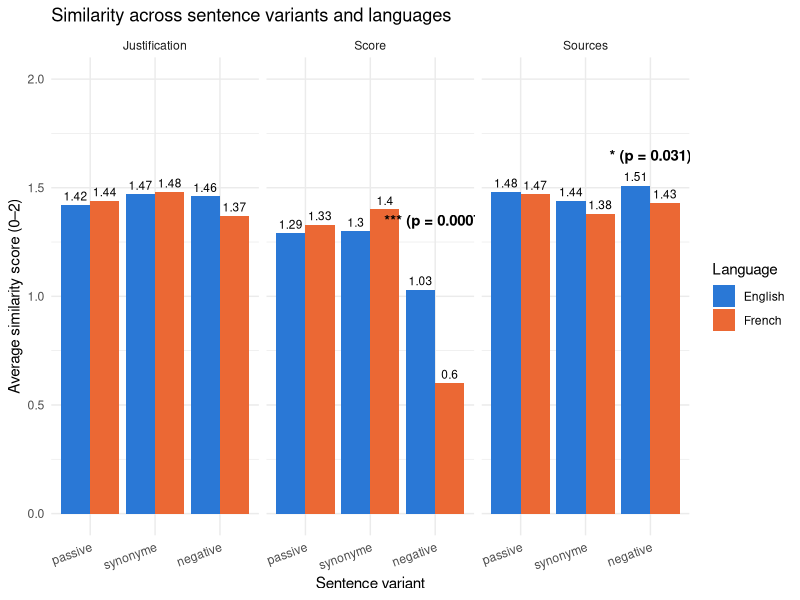
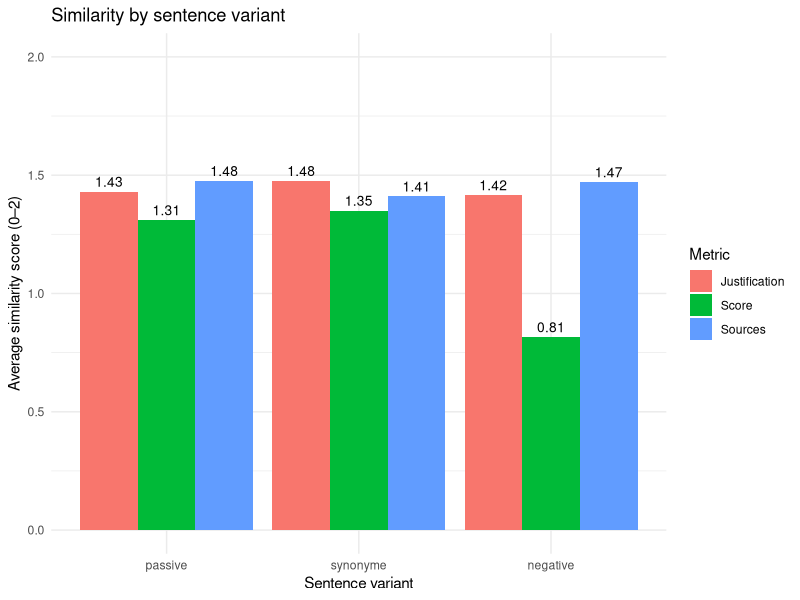
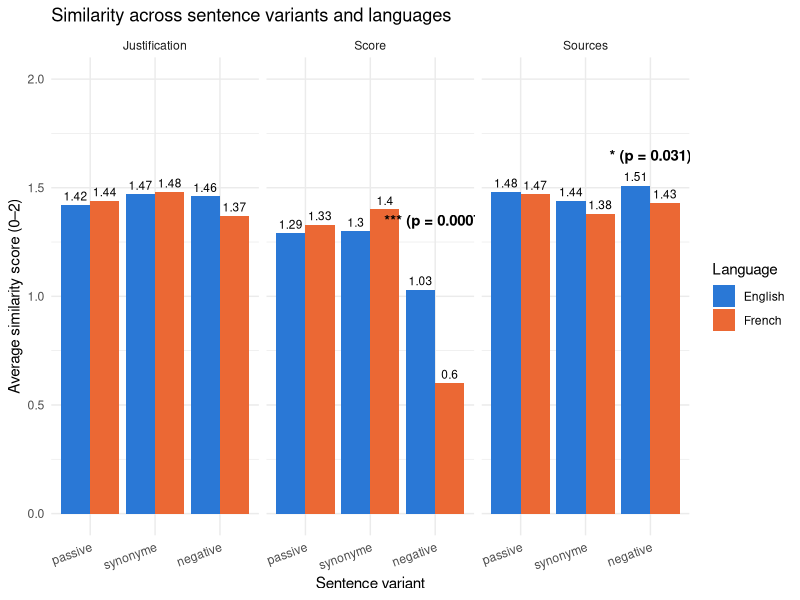
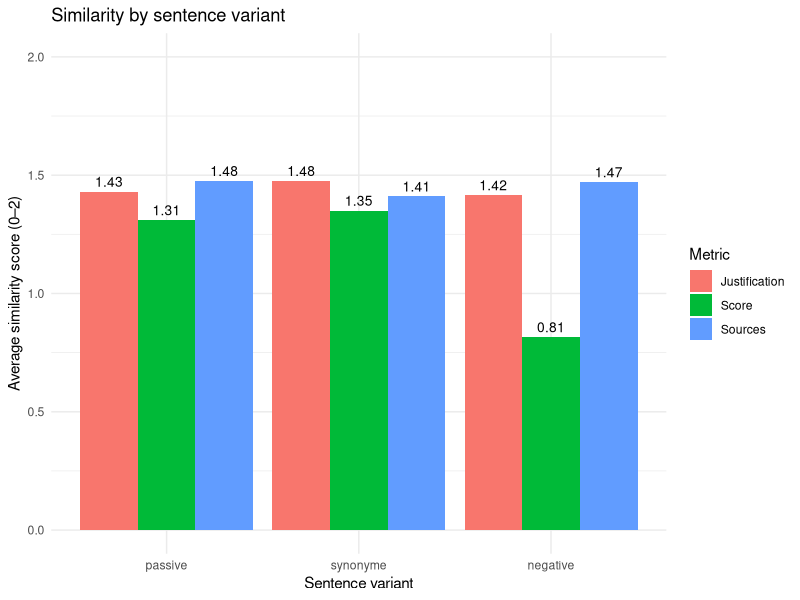

Write the R code that produced these figures, in order.
# ============================================================
# Experiment 3
# Robustness to sentence reformulation
# ============================================================

library(tidyverse)


# ============================================================
# 0. IMPORT AND CLEAN DATA
# ============================================================

df <- read_csv(
  "3. Wording_sensitivity/data/tidy_exp3.csv",
  skip = 2,
  col_names = c(
    "id",
    "variant",
    "lg",
    "ground_truth",
    "score",
    "sources_count",
    "justification_similarity",
    "score_similarity",
    "sources_similarity",
    "overall_consistency"
  )
)

df_clean <- df %>%
  filter(
    variant %in% c(
      "original",
      "passive",
      "synonyme",
      "negative"
    )
  ) %>%
  mutate(
    variant = factor(
      variant,
      levels = c(
        "original",
        "passive",
        "synonyme",
        "negative"
      )
    ),
    lg = factor(
      lg,
      levels = c("english", "french")
    )
  )


# ------------------------------------------------------------
# Long-format dataset for similarity measures
# ------------------------------------------------------------

df_long <- df_clean %>%
  filter(variant != "original") %>%
  pivot_longer(
    cols = c(
      justification_similarity,
      score_similarity,
      sources_similarity
    ),
    names_to = "metric",
    values_to = "value",
    values_drop_na = TRUE
  ) %>%
  mutate(
    metric = factor(
      metric,
      levels = c(
        "justification_similarity",
        "score_similarity",
        "sources_similarity"
      ),
      labels = c(
        "Justification",
        "Score",
        "Sources"
      )
    ),
    variant = droplevels(variant)
  )


# ------------------------------------------------------------
# Basic checks
# ------------------------------------------------------------

nrow(df_clean)
nrow(df_long)

table(df_clean$variant, useNA = "ifany")
table(df_clean$lg, useNA = "ifany")


# ============================================================
# 1. OVERALL SIMILARITY BY REFORMULATION TYPE
# ============================================================

similarity_summary <- df_long %>%
  group_by(variant, metric) %>%
  summarise(
    mean_value = mean(value, na.rm = TRUE),
    n = n(),
    .groups = "drop"
  )

similarity_summary


# ------------------------------------------------------------
# Combined similarity score
# ------------------------------------------------------------


overall_similarity <- df_clean %>%
  filter(variant != "original") %>%
  filter(
    !is.na(justification_similarity),
    !is.na(score_similarity),
    !is.na(sources_similarity)
  ) %>%
  mutate(
    overall_similarity =
      justification_similarity +
      score_similarity +
      sources_similarity
  ) %>%
  group_by(variant) %>%
  summarise(
    mean_overall = mean(overall_similarity),
    n = n(),
    .groups = "drop"
  )

overall_similarity


# ============================================================
# 2. ENGLISH VS. FRENCH SIMILARITY
# ============================================================

language_similarity_summary <- df_long %>%
  group_by(variant, metric, lg) %>%
  summarise(
    mean_value = mean(value, na.rm = TRUE),
    n = n(),
    .groups = "drop"
  )

language_similarity_summary


# ------------------------------------------------------------
# Wilcoxon tests: English vs. French
# ------------------------------------------------------------

language_similarity_tests <- df_long %>%
  group_by(variant, metric) %>%
  summarise(
    p_value = wilcox.test(value ~ lg)$p.value,
    .groups = "drop"
  ) %>%
  mutate(
    significance = case_when(
      p_value < 0.001 ~ "***",
      p_value < 0.01  ~ "**",
      p_value < 0.05  ~ "*",
      p_value < 0.10  ~ "†",
      TRUE            ~ ""
    )
  )

language_similarity_tests


# ============================================================
# 3. FIGURE: SIMILARITY BY LANGUAGE
# ============================================================

plot_data_language <- df_long %>%
  group_by(variant, metric, lg) %>%
  summarise(
    mean_value = mean(value, na.rm = TRUE),
    .groups = "drop"
  )


# Significant differences observed for the negative variant

star_annotation <- data.frame(
  variant = factor(
    c("negative", "negative"),
    levels = c("passive", "synonyme", "negative")
  ),
  metric = factor(
    c("Score", "Sources"),
    levels = c("Justification", "Score", "Sources")
  ),
  y_pos = c(1.35, 1.65),
  label = c(
    "*** (p = 0.0007)",
    "* (p = 0.031)"
  )
)


similarity_language_plot <- ggplot(
  plot_data_language,
  aes(
    x = variant,
    y = mean_value,
    fill = lg
  )
) +
  geom_col(
    position = position_dodge(width = 0.9)
  ) +
  geom_text(
    aes(label = round(mean_value, 2)),
    position = position_dodge(width = 0.9),
    vjust = -0.5,
    size = 3
  ) +
  geom_text(
    data = star_annotation,
    aes(
      x = variant,
      y = y_pos,
      label = label
    ),
    inherit.aes = FALSE,
    size = 3.8,
    fontface = "bold"
  ) +
  facet_wrap(~ metric) +
  scale_fill_manual(
    values = c(
      "english" = "#2a78d6",
      "french" = "#eb6834"
    ),
    labels = c(
      "english" = "English",
      "french" = "French"
    )
  ) +
  scale_y_continuous(
    limits = c(0, 2),
    breaks = seq(0, 2, 0.5)
  ) +
  labs(
    x = "Sentence variant",
    y = "Average similarity score (0–2)",
    fill = "Language",
    title = "Similarity across sentence variants and languages"
  ) +
  theme_minimal() +
  theme(
    axis.text.x = element_text(
      angle = 20,
      hjust = 1
    )
  )

similarity_language_plot


ggsave(
  "3. Wording_sensitivity/figures/similarity_by_language.png",
  plot = similarity_language_plot,
  width = 10,
  height = 5,
  dpi = 300
)


# ============================================================
# 4. COMPARISON ACROSS REFORMULATION TYPES
# ============================================================

# ------------------------------------------------------------
# Kruskal-Wallis tests
# ------------------------------------------------------------
# Tests whether similarity differs across passive, synonym,
# and negative reformulations for each metric.

kruskal_results <- df_long %>%
  group_by(metric) %>%
  summarise(
    p_value = kruskal.test(value ~ variant)$p.value,
    .groups = "drop"
  )

kruskal_results


# ------------------------------------------------------------
# Pairwise Wilcoxon tests
# ------------------------------------------------------------

pairwise_results <- df_long %>%
  group_by(metric) %>%
  group_modify(
    ~ {
      test <- pairwise.wilcox.test(
        x = .x$value,
        g = .x$variant,
        p.adjust.method = "holm"
      )

      as.data.frame(as.table(test$p.value)) %>%
        filter(!is.na(Freq)) %>%
        rename(
          variant_1 = Var1,
          variant_2 = Var2,
          p_value = Freq
        )
    }
  ) %>%
  ungroup() %>%
  mutate(
    significance = case_when(
      p_value < 0.001 ~ "***",
      p_value < 0.01  ~ "**",
      p_value < 0.05  ~ "*",
      p_value < 0.10  ~ "†",
      TRUE            ~ ""
    )
  )

pairwise_results


# ============================================================
# 5. FIGURE: MEAN SIMILARITY BY REFORMULATION TYPE
# ============================================================

plot_data_overall <- df_long %>%
  group_by(variant, metric) %>%
  summarise(
    mean_value = mean(value, na.rm = TRUE),
    .groups = "drop"
  )


similarity_variant_plot <- ggplot(
  plot_data_overall,
  aes(
    x = variant,
    y = mean_value,
    fill = metric
  )
) +
  geom_col(
    position = position_dodge(width = 0.9)
  ) +
  geom_text(
    aes(label = round(mean_value, 2)),
    position = position_dodge(width = 0.9),
    vjust = -0.5,
    size = 3.5
  ) +
  scale_y_continuous(
    limits = c(0, 2),
    breaks = seq(0, 2, 0.5)
  ) +
  labs(
    x = "Sentence variant",
    y = "Average similarity score (0–2)",
    fill = "Metric",
    title = "Similarity by sentence variant"
  ) +
  theme_minimal()

similarity_variant_plot


ggsave(
  "3. Wording_sensitivity/figures/similarity_by_variant.png",
  plot = similarity_variant_plot,
  width = 7,
  height = 5,
  dpi = 300
)


# ============================================================
# 6. OVERALL ROBUSTNESS SCORE
# ============================================================
# There are three reformulated versions:
# passive, synonym, and negative.
#
# Each reformulation has three similarity measures scored 0–2.
# Maximum total:
#
# 3 reformulations × 3 measures × 2 points = 18 points
#
# The following calculates one total score out of 18 for each
# claim and language.

totals_18 <- df_clean %>%
  filter(variant != "original") %>%
  filter(
    !is.na(justification_similarity),
    !is.na(score_similarity),
    !is.na(sources_similarity)
  ) %>%
  group_by(id, lg) %>%
  summarise(
    total_18 =
      sum(justification_similarity) +
      sum(score_similarity) +
      sum(sources_similarity),
    .groups = "drop"
  )


# Mean total robustness score out of 18

mean_total_18 <- mean(
  totals_18$total_18,
  na.rm = TRUE
)

mean_total_18


# Mean robustness score as a percentage

mean_total_percent <- mean_total_18 / 18 * 100

mean_total_percent
